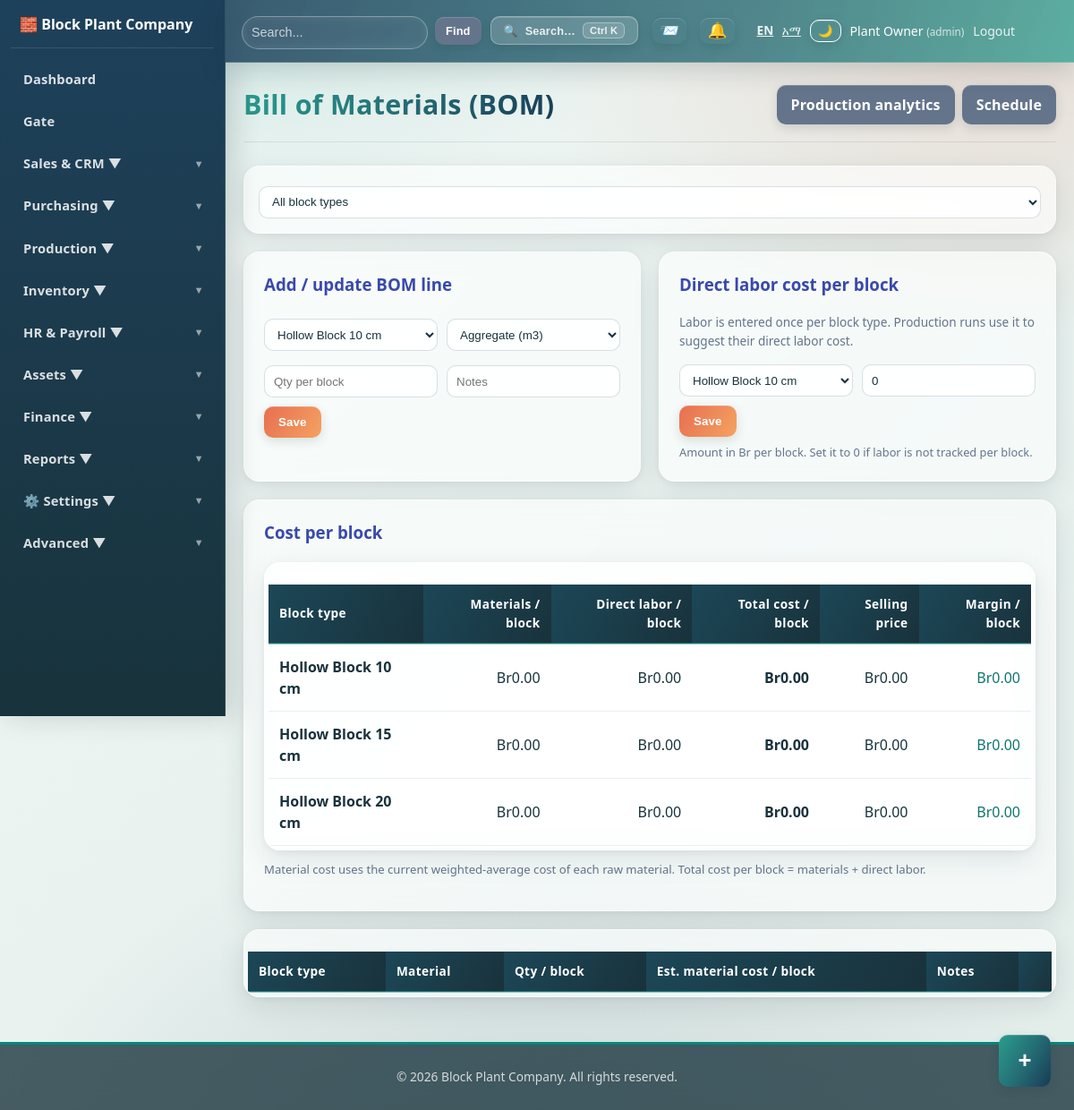
The page /production/bom.php (signed in) on the database its author committed.
### tables this page shows
CREATE TABLE company_settings(id INT AUTO_INCREMENT PRIMARY KEY,company_name VARCHAR(200) NOT NULL,company_name_am VARCHAR(200) NULL,tagline VARCHAR(255) NULL,tagline_am VARCHAR(255) NULL,address TEXT,phone VARCHAR(50),email VARCHAR(100),tax_id VARCHAR(50),logo_path VARCHAR(255),currency VARCHAR(10) DEFAULT 'ETB',currency_symbol VARCHAR(10) DEFAULT 'Br',date_format VARCHAR(20) DEFAULT 'Y-m-d',timezone VARCHAR(50) DEFAULT 'Africa/Addis_Ababa',locale_default VARCHAR(10) DEFAULT 'en',primary_color VARCHAR(20) DEFAULT '#3949ab',secondary_color VARCHAR(20) DEFAULT '#00897b',default_commission_rate DECIMAL(5,2) DEFAULT 5.00,updated_at TIMESTAMP DEFAULT CURRENT_TIMESTAMP ON UPDATE CURRENT_TIMESTAMP);

CREATE TABLE users(id INT AUTO_INCREMENT PRIMARY KEY,name VARCHAR(100) NOT NULL,username VARCHAR(50) UNIQUE NOT NULL,password VARCHAR(255) NOT NULL,role VARCHAR(30) DEFAULT 'admin',department VARCHAR(30) NULL,department_role ENUM('manager','user') NULL,status TINYINT DEFAULT 1,created_at TIMESTAMP DEFAULT CURRENT_TIMESTAMP);

CREATE TABLE block_types(id INT AUTO_INCREMENT PRIMARY KEY,name VARCHAR(100) NOT NULL,size VARCHAR(50) NOT NULL,selling_price DECIMAL(12,2) DEFAULT 0,labor_cost_per_block DECIMAL(12,4) NOT NULL DEFAULT 0,status TINYINT DEFAULT 1,UNIQUE(name,size));

### production/bom.php (the view, shortened to what the rows shown need)
<?php
require_once "../config/database.php";
require_once "../config/helpers.php";
$blockFilter = (int) ($_GET['block_type_id'] ?? 0);
$blocks = $pdo->query("SELECT id, name, size, selling_price, labor_cost_per_block FROM block_types WHERE status=1 ORDER BY name, size")->fetchAll();
$materials = $pdo->query("SELECT id, name, unit, unit_cost FROM raw_materials WHERE status=1 ORDER BY name")->fetchAll();
$laborByBlock = [];
foreach ($blocks as $b) {
    $laborByBlock[(int) $b['id']] = (float) $b['labor_cost_per_block'];
}
$summarySql = "SELECT bt.id, bt.name, bt.size, bt.selling_price, bt.labor_cost_per_block,
                      COALESCE(SUM(bb.quantity_per_block * rm.unit_cost), 0) AS material_cost,
                      COUNT(bb.id) AS material_lines
               FROM block_types bt
               LEFT JOIN block_bom bb ON bb.block_type_id = bt.id
               LEFT JOIN raw_materials rm ON rm.id = bb.material_id
               WHERE bt.status = 1";
$summarySql .= " GROUP BY bt.id, bt.name, bt.size, bt.selling_price, bt.labor_cost_per_block
                 ORDER BY bt.name, bt.size";
$costSummary = $pdo->query($summarySql)->fetchAll();
require_once "../partials/header.php";
?>
<div class="page-header">
    <h1>Bill of Materials (BOM)</h1>
</div>
<?php if (has_permission('production', 'edit')): ?>
<div class="grid-2">
    <div class="panel">
        <h3>Add / update BOM line</h3>
        <form method="post" class="filter-form">
            <select name="block_type_id" required>
                <?php foreach ($blocks as $b): ?>
                <option value="<?= (int) $b['id'] ?>" <?= $blockFilter === (int) $b['id'] ? 'selected' : '' ?>><?= e($b['name'] . ' ' . $b['size']) ?></option>
                <?php endforeach; ?>
            </select>
            <select name="material_id" required>
                <?php foreach ($materials as $m): ?>
                <option value="<?= (int) $m['id'] ?>"><?= e($m['name']) ?> (<?= e($m['unit']) ?>)</option>
                <?php endforeach; ?>
            </select>
            <input type="number" step="0.0001" name="quantity_per_block" placeholder="Qty per block" required>
            <input type="text" name="notes" placeholder="Notes">
            <button type="submit" class="btn btn-accent"><?= t('save') ?></button>
        </form>
    </div>
    <div class="panel">
        <h3>Direct labor cost per block</h3>
        <p style="color:#64748b;font-size:.85rem;margin:0 0 10px;">Labor is entered once per block type. Production runs use it to suggest their direct labor cost.</p>
        <form method="post" class="filter-form">
            <select name="labor_block_type_id" id="laborBlockType" required>
                <?php foreach ($blocks as $b): ?>
                <option value="<?= (int) $b['id'] ?>" <?= $blockFilter === (int) $b['id'] ? 'selected' : '' ?>><?= e($b['name'] . ' ' . $b['size']) ?></option>
                <?php endforeach; ?>
            </select>
            <input type="number" step="0.0001" min="0" max="99999999" name="labor_cost_per_block" id="laborCostInput" placeholder="Labor cost / block" required value="<?= e($laborByBlock[$blockFilter] ?? 0) ?>">
            <button type="submit" class="btn btn-accent"><?= t('save') ?></button>
        </form>
        <p style="color:#64748b;font-size:.8rem;margin:8px 0 0;">Amount in <?= e(currency_symbol()) ?> per block. Set it to 0 if labor is not tracked per block.</p>
    </div>
</div>
<?php endif; ?>
<div class="panel">
    <div class="table-container" style="box-shadow:none;border:0;">
        <table class="data-table">
            <thead>
                <tr>
                    <th>Block type</th>
                    <th style="text-align:right;">Materials / block</th>
                    <th style="text-align:right;">Direct labor / block</th>
                    <th style="text-align:right;">Total cost / block</th>
                    <th style="text-align:right;">Selling price</th>
                    <th style="text-align:right;">Margin / block</th>
                </tr>
            </thead>
            <tbody>
                <?php foreach ($costSummary as $row): ?>
                <?php
                    $materialCost = (float) $row['material_cost'];
                    $laborCost = (float) $row['labor_cost_per_block'];
                    $totalCost = $materialCost + $laborCost;
                    $margin = (float) $row['selling_price'] - $totalCost;
                ?>
                <tr>
                    <td><strong><?= e($row['name'] . ' ' . $row['size']) ?></strong></td>
                    <td style="text-align:right;"><?= e(currency_symbol()) ?><?= money($materialCost) ?></td>
                    <td style="text-align:right;"><?= e(currency_symbol()) ?><?= money($laborCost) ?></td>
                    <td style="text-align:right;"><strong><?= e(currency_symbol()) ?><?= money($totalCost) ?></strong></td>
                    <td style="text-align:right;"><?= e(currency_symbol()) ?><?= money($row['selling_price']) ?></td>
                    <td style="text-align:right;color:<?= $margin < 0 ? '#c0392b' : '#0f766e' ?>;"><?= e(currency_symbol()) ?><?= money($margin) ?></td>
                </tr>
                <?php endforeach; ?>
            </tbody>
        </table>
    </div>
</div>
<div class="table-container">
    <table class="data-table">
        <thead>
            <tr>
                <th>Block type</th>
                <th>Material</th>
                <th>Qty / block</th>
                <th>Est. material cost / block</th>
                <th>Notes</th>
                <th></th>
            </tr>
        </thead>
    </table>
</div>
<?php require_once "../partials/footer.php"; ?>

### partials/header.php (shortened to what the rows shown need)
<?php
require_once __DIR__ . "/../config/database.php";
require_once __DIR__ . "/../config/helpers.php";
$stmt = $pdo->prepare("SELECT name, role FROM users WHERE id = ?");
$stmt->execute([$_SESSION["user_id"]]);
$user = $stmt->fetch();
$brand = brand_colors();
$htmlLang = app_lang() === 'am' ? 'am' : 'en';
$_navIsAdmin = in_array(strtolower(trim((string)($user['role'] ?? ''))), ['admin', 'administrator'], true);
?>
<!doctype html>
<html lang="<?= $htmlLang ?>">
<head>
    <link rel="stylesheet" href="/block_plant/assets/css/style.css">
    <link rel="stylesheet" href="/block_plant/assets/css/advanced.css?v=<?= filemtime(__DIR__ . '/../assets/css/advanced.css') ?>">
    <link rel="stylesheet" href="/block_plant/assets/css/dark-mode.css">
    <link rel="stylesheet" href="/block_plant/assets/css/glass.css?v=<?= filemtime(__DIR__ . '/../assets/css/glass.css') ?>">
    <link rel="stylesheet" href="/block_plant/assets/css/mobile.css?v=<?= filemtime(__DIR__ . '/../assets/css/mobile.css') ?>">
</head>
<body class="theme-advanced">
    <div class="topbar">
        <div class="user-info">
            <form action="/block_plant/dashboard/search.php" method="get" style="display:flex;align-items:center;gap:8px;">
                <input type="text" name="q" placeholder="<?= e(t('search_placeholder')) ?>" style="min-width:220px; padding:8px 10px; border-radius:6px; border:1px solid rgba(255,255,255,0.3); background:rgba(255,255,255,0.12); color:white;">
                <button type="submit" class="btn btn-secondary" style="padding:8px 12px; font-size:0.8rem;"><?= t('find') ?></button>
            </form>
            <button id="cmdkOpen" title="<?= e(t('search_everything')) ?>" style="background:rgba(255,255,255,0.16);border:1px solid rgba(255,255,255,0.30);color:#fff;border-radius:999px;cursor:pointer;padding:6px 14px;font-size:0.8rem;display:flex;align-items:center;gap:8px;margin-right:6px;">
                <span>🔍</span><span style="opacity:.85;"><?= t('search_all') ?></span><span class="cmdk-kbd" style="border-color:rgba(255,255,255,0.35);color:rgba(255,255,255,0.85);background:rgba(255,255,255,0.12);">Ctrl K</span>
            </button>
            <div class="notification-dropdown" style="position:relative; margin-right: 5px;">
                <button id="sysNotifToggle" style="background:transparent;border:none;color:#fff;cursor:pointer;position:relative;padding:4px 8px;font-size:1.1rem;display:flex;align-items:center;">
                </button>
            </div>
            <div class="notification-dropdown" style="position:relative; margin-right: 5px;">
                <button id="notifToggle" style="background:transparent;border:none;color:#fff;cursor:pointer;position:relative;padding:4px 8px;font-size:1.1rem;display:flex;align-items:center;">
                </button>
            </div>
            <span style="opacity:0.9;font-size:0.85rem;margin-left:10px;">
                <a href="?lang=en" style="color:#fff;margin-right:6px;<?= app_lang() === 'en' ? 'font-weight:bold;text-decoration:underline;' : '' ?>">EN</a>
                <a href="?lang=am" style="color:#fff;<?= app_lang() === 'am' ? 'font-weight:bold;text-decoration:underline;' : '' ?>">አማ</a>
            </span>
            <button id="themeToggle" title="<?= t('dark_mode') ?>" style="background:transparent;border:1px solid #fff;color:#fff;border-radius:4px;cursor:pointer;padding:4px 8px;">🌙</button>
            <span><?= htmlspecialchars($user['name']) ?> <small style="opacity:.75">(<?= htmlspecialchars($user['role']) ?>)</small></span>
            <a href="/block_plant/auth/logout.php" style="color: #ecf0f1; text-decoration: none;"><?= t('logout') ?></a>
        </div>
    </div>
    <nav class="navbar" id="appSidebar">
        <div class="sidebar-brand">
            <span>🧱 <?= htmlspecialchars(company_display_name()) ?></span>
        </div>
        <ul>
            <?php if (has_permission('dashboard', 'view')): ?>
            <li><a href="/block_plant/dashboard/index.php"><?= t('dashboard') ?></a></li>
            <?php endif; ?>
            <?php if (has_permission('gate', 'view')): ?>
            <li><a href="/block_plant/gate/index.php"><?= t('gate') ?></a></li>
            <?php endif; ?>
            <?php if (has_permission('sales', 'view') || has_permission('crm', 'view') || has_permission('customers', 'view')): ?>
            <li class="dropdown">
                <a href="#"><?= t('sales_crm') ?> ▼</a>
            </li>
            <?php endif; ?>
            <?php if (has_permission('purchases', 'view') || has_permission('suppliers', 'view')): ?>
            <li class="dropdown">
                <a href="#"><?= t('purchasing') ?> ▼</a>
            </li>
            <?php endif; ?>
            <?php if (has_permission('production', 'view')): ?>
            <li class="dropdown">
                <a href="#"><?= t('production') ?> ▼</a>
            </li>
            <?php endif; ?>
            <?php if (has_permission('inventory', 'view')): ?>
            <li class="dropdown">
                <a href="#"><?= t('inventory') ?> ▼</a>
            </li>
            <?php endif; ?>
            <?php if (has_permission('hr', 'view')): ?>
            <li class="dropdown">
                <a href="/block_plant/hr/index.php"><?= t('hr_payroll') ?> ▼</a>
            </li>
            <?php endif; ?>
            <?php if (has_permission('assets', 'view')): ?>
            <li class="dropdown">
                <a href="#"><?= t('assets') ?> ▼</a>
            </li>
            <?php endif; ?>
            <?php if (has_permission('finance', 'view') || has_permission('expenses', 'view')): ?>
            <li class="dropdown">
                <a href="#"><?= t('finance') ?> ▼</a>
            </li>
            <?php endif; ?>
            <?php if (has_permission('reports', 'view')): ?>
            <li class="dropdown">
                <a href="#"><?= t('reports') ?> ▼</a>
            </li>
            <?php endif; ?>
            <li class="dropdown">
                <a href="#">⚙️ <?= t('settings') ?> ▼</a>
            </li>
            <?php if ($_navIsAdmin): ?>
            <li class="dropdown">
                <a href="#"><?= t('advanced') ?> ▼</a>
            </li>
            <?php endif; ?>
        </ul>
    </nav>
    <div class="container">

### partials/footer.php (shortened to what the rows shown need)
    </div>
    <footer style="background: #2c3e50; color: white; text-align: center; padding: 20px; margin-top: 50px;">
        <?php if (function_exists('company_display_name')): ?>
        <p>&copy; <?= date('Y') ?> <?= htmlspecialchars(company_display_name()) ?>. <?= e(t('all_rights_reserved')) ?></p>
        <?php else: ?>
        <p>&copy; <?= date('Y') ?> Block Plant ERP System. <?= e(t('all_rights_reserved')) ?></p>
        <?php endif; ?>
    </footer>
</body>
</html>

### rows shown on the page
company_settings: q "Search...", locale_default "Find", locale_default "Search…", locale_default "Logout", company_name "Block Plant Company", locale_default "Dashboard", locale_default "Gate", locale_default "Sales & CRM", locale_default "Purchasing", locale_default "Production", locale_default "Inventory", locale_default "HR & Payroll", locale_default "Assets", locale_default "Finance", locale_default "Reports", locale_default "Settings", locale_default "Advanced", locale_default "Save", currency_symbol "Br", locale_default "All rights reserved."
users: name "Plant Owner", role "admin"
block_types: name+size "Hollow Block 10 cm", materialCost "0.00", labor_cost_per_block "0.00", totalCost "0.00", selling_price "0.00"
block_types: name+size "Hollow Block 15 cm", materialCost "0.00", labor_cost_per_block "0.00", totalCost "0.00", selling_price "0.00"
block_types: name+size "Hollow Block 20 cm", materialCost "0.00", labor_cost_per_block "0.00", totalCost "0.00", selling_price "0.00"

### other values the page prints
form field block_type_id "Hollow Block 10 cm"
form field material_id "Aggregate (m3)"
form field labor_block_type_id "Hollow Block 10 cm"
